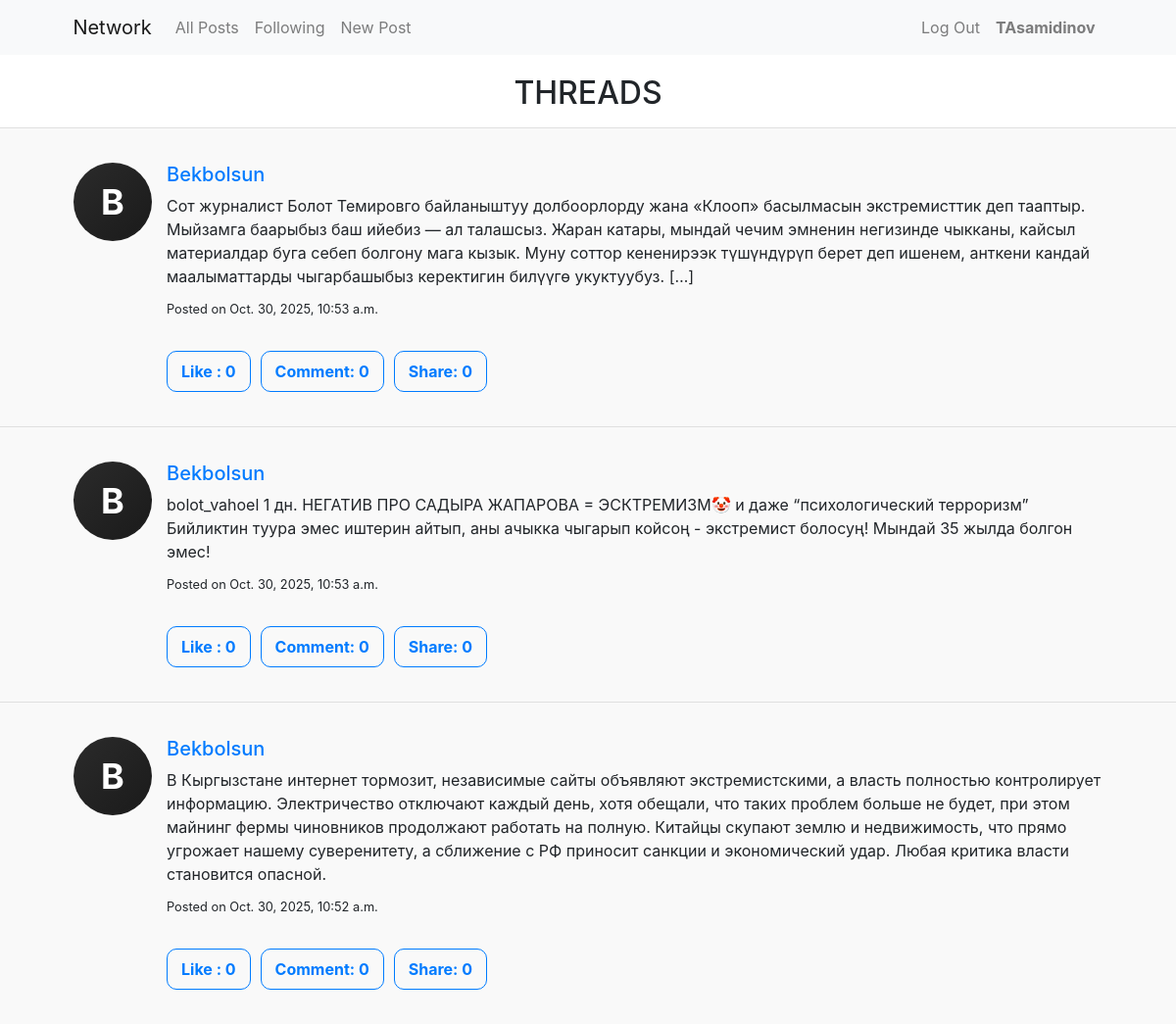
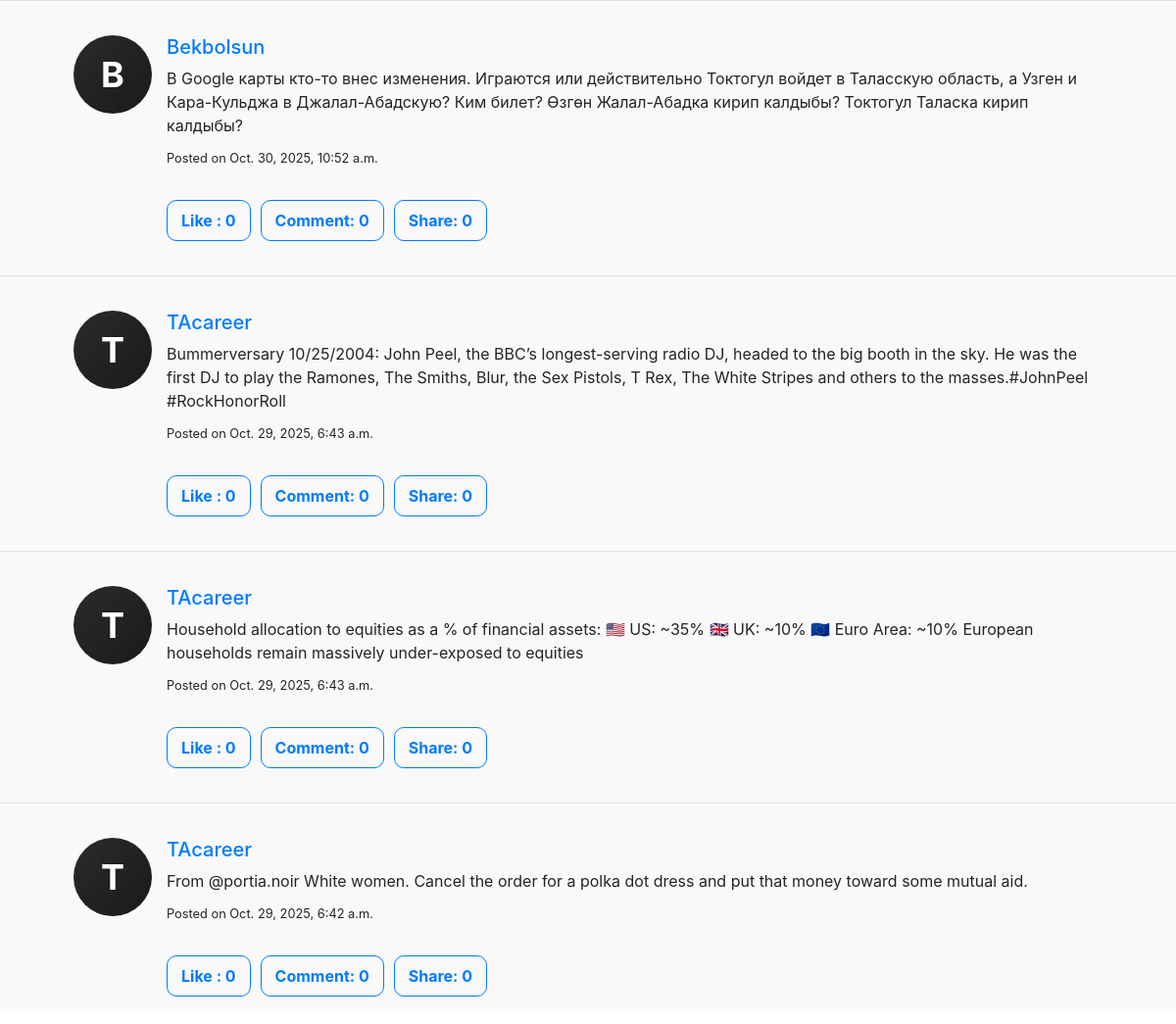
Page /following (signed in) on the committed database (2 pictures, top to bottom).
### network/models.py (models this page shows, shortened)
class User(AbstractUser):
    followers = models.ManyToManyField(
        'self',
        symmetrical=False,
        related_name='following',
        through='Follow',
        through_fields=('to_user', 'from_user'),
        blank=True,
    )

class Post(models.Model):
    author = models.ForeignKey(User, on_delete=models.CASCADE, related_name="posts")
    content = models.TextField()
    timestamp = models.DateTimeField(auto_now_add=True)
    likes = models.IntegerField(default=0)
    liked_by = models.ManyToManyField(User, related_name="liked_posts", blank=True)

### network/views.py (the view)
# urls.py: path("following", views.following, name="following"),
def following(request):
        followed_users = Follow.objects.filter(from_user=request.user).values_list("to_user", flat=True)
        posts = Post.objects.filter(author__in=followed_users).order_by("-timestamp")
        return render(request, "network/following.html", {
            "posts": posts
        })

### network/templates/network/following.html (shortened to what this page needs)
{% extends "network/layout.html" %}
{% load static %}
{% block body %}
  <h2 class="threads">THREADS</h2>
  <div id="posts-area" class="posts-area">
      {% for post in posts %}
        <hr>
        <div class="post-card mx-auto">
          <div class="post-left">
            <div class="post-avatar">
              <span>{{ post.author.username|slice:":1"|upper }}</span>
            </div>
          </div>
          <div class="post-right">
            <h5><a href="{% url 'profile' post.author.username %}">{{ post.author.username }}</a></h5>
            <p>{{ post.content }}</p>
            <small>Posted on {{ post.timestamp }}</small>
            <br><br>
            <div class="post-actions mt-2 d-flex gap-2">
              <div class="post">
                <button
                  class="btn btn-outline-primary like-btn {% if user in post.liked_by.all %}active{% endif %}"
                  data-post-id="{{ post.id }}">
                  {% if user in post.liked_by.all %}
                    Unlike
                  {% else %}
                    Like
                  {% endif %}
                  : <span id="like-count-{{ post.id }}">{{ post.liked_by.count }}</span>
                </button>
              </div>
              <button class="btn btn-outline-primary">Comment: 0</button>
              <button class="btn btn-outline-primary">Share: 0</button>
            </div>
          </div>
        </div>
      {% empty %}
        <p>No posts available.</p>
      {% endfor %}
  </div>
{% endblock %}

### network/templates/network/layout.html (shortened to what this page needs)
{% load static %}
<!DOCTYPE html>
<html lang="en">
    <head>
        <link rel="stylesheet" href="https://stackpath.bootstrapcdn.com/bootstrap/4.4.1/css/bootstrap.min.css">
        <link href="{% static 'network/styles.css' %}" rel="stylesheet">
    </head>
    <body>
        <nav class="navbar navbar-expand-lg navbar-light bg-light ">
            <a class="navbar-brand custom-navbar" href="#">Network</a>
            <div class="ms-auto">
                <ul class="navbar-nav">
                    <li class="nav-item">
                        <a class="nav-link" href="{% url 'index' %}">All Posts</a>
                    </li>
                    {% if user.is_authenticated %}
                        <li class="nav-item">
                            <a class="nav-link" href="{% url 'following' %}">Following</a>
                        </li>
                        <li class="nav-item">
                            <a class="nav-link" href="{% url 'newPost' %}">New Post</a>
                        </li>
                    {% endif %}
                </ul>
            </div>
            <div class="custom-navbar-end">
                <ul class="navbar-nav">
                    {% if user.is_authenticated %}
                        <li class="nav-item">
                            <a class="nav-link" href="{% url 'logout' %}">Log Out</a>
                        </li>
                        <li class="nav-item ">
                            <a class="nav-link" href="{% url 'profile' request.user.username %}"><strong>{{ request.user.username }}</strong></a>
                        </li>
                    {% endif %}
                </ul>
            </div>
        </nav>
        <div class="body">
            {% block body %}
            {% endblock %}
        </div>
    </body>
</html>

### network/static/network/styles.css (style rules this page uses)
:root { --bg: #0b0b0b; --card: #141414; --ink: #fff; --muted: #9b9b9b; --line: #222; --danger: #ef4444; --radius-xl: 18px; --radius-pill: 999px; --shadow-soft: 0 10px 30px rgba(0,0,0,.25); }
@media (prefers-color-scheme: light) { :root { --bg: #fff; --card: #fff; --ink: #111; --muted: #666; --line: #e7e7e7; } }
.post-actions { display: flex; gap: 10px; }
.btn { padding: 8px 14px; font-weight: 700; border-radius: 10px; }
.threads { text-align: center; padding-top: 20px; }
.post-card { width: 90%; margin: 20px auto; padding: 15px; }
.posts-area { background-color: #f9f9f9; }
.post-card { display: flex; align-items: flex-start; width: 90%; margin: 20px auto; padding: 15px; gap: 15px; }
.post-right { flex: 1; }
.post-right p { margin-bottom: 8px; }
.custom-navbar { margin-left: 5%; }
.custom-navbar-end { display: flex; justify-content: flex-end; margin-left: auto; margin-right: 5%; }
.post-avatar { width: 80px; height: 80px; border-radius: 50%; background: linear-gradient(135deg, #2b2b2b, #1a1a1a); display: grid; place-items: center; font-weight: 700; font-size: 36px; color: #fff; text-transform: uppercase; flex-shrink: 0; }

### rows in the picture
User: user.username "TAsamidinov"
Post: author.username "B", author.username "Bekbolsun", content "Сот журналист Болот Темировго байланыштуу долбоорлорду жана «Клооп» басылмасын экстремисттик деп тааптыр. Мыйзамга баарыбыз баш ийебиз — ал талашсыз. Жаран катары, мындай чечим эмненин негизинде чыкканы, кайсыл материалдар буга себеп болгону мага кызык. Муну соттор кененирээк түшүндүрүп берет деп ишенем, анткени кандай маалыматтарды чыгарбашыбыз керектигин билүүгө укуктуубуз. […]", timestamp "Oct. 30, 2025, 10:53 a.m.", shows "Like", liked_by.count "0"
Post: author.username "B", author.username "Bekbolsun", content "bolot_vahoel 1 дн. НЕГАТИВ ПРО САДЫРА ЖАПАРОВА = ЭСКТРЕМИЗМ🤡 и даже “психологический терроризм” Бийликтин туура эмес иштерин айтып, аны ачыкка чыгарып койсоң - экстремист болосуң! Мындай 35 жылда болгон эмес!", timestamp "Oct. 30, 2025, 10:53 a.m.", shows "Like", liked_by.count "0"
Post: author.username "B", author.username "Bekbolsun", content "В Кыргызстане интернет тормозит, независимые сайты объявляют экстремистскими, а власть полностью контролирует информацию. Электричество отключают каждый день, хотя обещали, что таких проблем больше не будет, при этом майнинг фермы чиновников продолжают работать на полную. Китайцы скупают землю и недвижимость, что прямо угрожает нашему суверенитету, а сближение с РФ приносит санкции и экономический удар. Любая критика власти становится опасной.", timestamp "Oct. 30, 2025, 10:52 a.m.", shows "Like", liked_by.count "0"
Post: author.username "B", author.username "Bekbolsun", content "В Google карты кто-то внес изменения. Играются или действительно Токтогул войдет в Таласскую область, а Узген и Кара-Кульджа в Джалал-Абадскую? Ким билет? Өзгөн Жалал-Абадка кирип калдыбы? Токтогул Таласка кирип калдыбы?", timestamp "Oct. 30, 2025, 10:52 a.m.", shows "Like", liked_by.count "0"
Post: author.username "T", author.username "TAcareer", content "Bummerversary 10/25/2004: John Peel, the BBC’s longest-serving radio DJ, headed to the big booth in the sky. He was the first DJ to play the Ramones, The Smiths, Blur, the Sex Pistols, T Rex, The White Stripes and others to the masses.#JohnPeel #RockHonorRoll", timestamp "Oct. 29, 2025, 6:43 a.m.", shows "Like", liked_by.count "0"
Post: author.username "T", author.username "TAcareer", content "Household allocation to equities as a % of financial assets: 🇺🇸 US: ~35% 🇬🇧 UK: ~10% 🇪🇺 Euro Area: ~10% European households remain massively under-exposed to equities", timestamp "Oct. 29, 2025, 6:43 a.m.", shows "Like", liked_by.count "0"
Post: author.username "T", author.username "TAcareer", content "From @portia.noir White women. Cancel the order for a polka dot dress and put that money toward some mutual aid.", timestamp "Oct. 29, 2025, 6:42 a.m.", shows "Like", liked_by.count "0"
